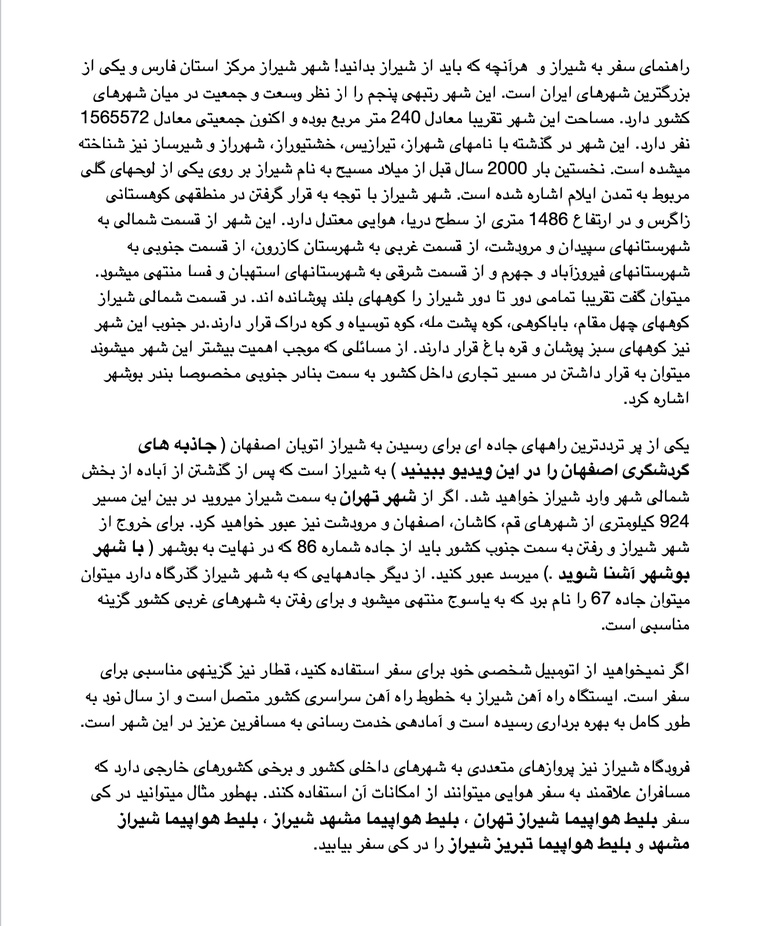
#> input picture 1.jpg, 762 x 926 px, shrunk from 1316 x 1600 before the run
$ python -i Image_segmentation.py   (imports and definitions only)
#> lines starting #> are read from the running program, lines starting #| are printed output that depends on the picture; after the words box and inside, x2 and y2 are one past the last pixel; in counts of white or black regions, pixels touching at a corner belong together
import cv2
from scipy import ndimage
import pytesseract
import numpy as np
from PIL import Image
import os


# [92 lines left out: function Find_Line_Based_on_Pixel_Density, not called in this run]


def Segment(img_file):

#> called with img_file = '1.jpg'
    img = cv2.imread(img_file)
#> img is the input picture: shape (926, 762, 3); mean B, G, R 236.6, 236.6, 236.6

    gray = cv2.cvtColor(img , cv2.COLOR_BGR2GRAY)
    blur = cv2.GaussianBlur(gray, (1, 1), 0)
    ret, threshed_img = cv2.threshold(blur, 127, 255, cv2.THRESH_BINARY)
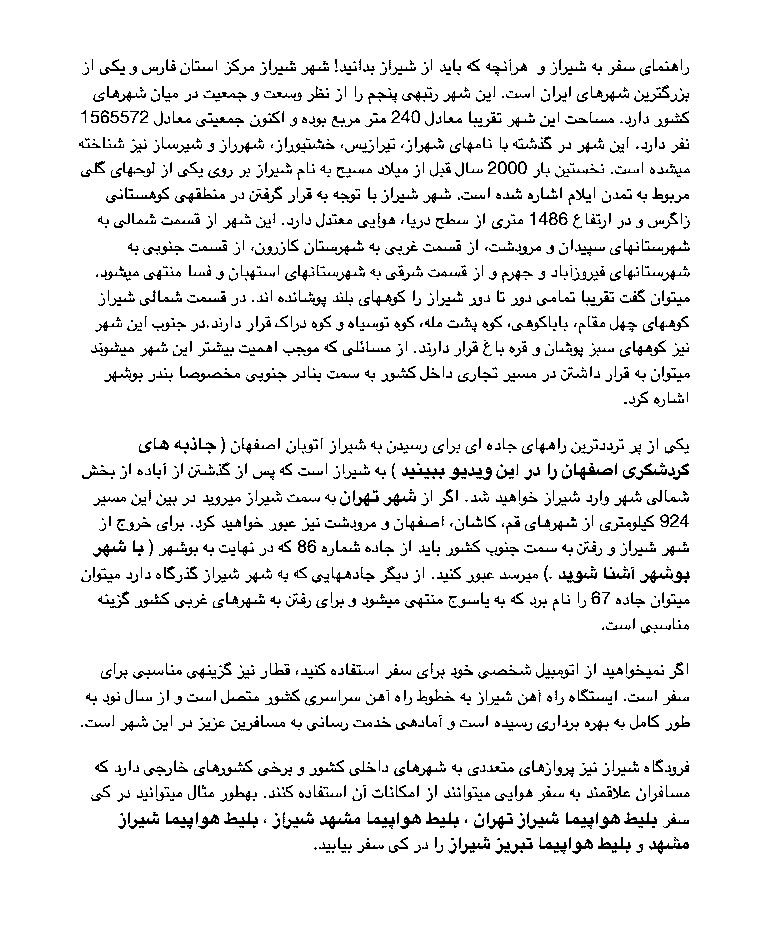
#> threshed_img: shape (926, 762); 93.1% white; black in thin lines or dots, all inside (x1, y1, x2, y2) = (79, 59, 690, 854)
    env = cv2.bitwise_not(threshed_img)
    contour ,_ = cv2.findContours(env , cv2.RETR_EXTERNAL , cv2.CHAIN_APPROX_SIMPLE)
#> contour = 1630 contours, 1198 with area under 20; largest, box (x1, y1, x2, y2) and area: (574, 463, 613, 480) 170, (320, 816, 360, 829) 136, (649, 840, 689, 854) 132, (175, 187, 225, 203) 126, (598, 837, 631, 849) 120
    len_cnt = []
    for cnt in contour:
        if cv2.contourArea(cnt)<(img.shape[0]*img.shape[1]/3):
            len_cnt.append(cv2.contourArea(cnt))
#> this loop made 1630 passes
#> cnt on passes 1, 3, 12: [[348, 851], [348, 852], [349, 852], [349, 851]], [[332, 851], [332, 852], [333, 852], [333, 851]], [[315, 847], [314, 848], [315, 849], [316, 848]]
#> after the loop, len_cnt = 1630 values, max 170.5 at index 754, min 0 at index 97, mean 15.15


    clustering = []
    if len(len_cnt) == 0:
        return 0

    k_pre = min(len_cnt)
#> k_pre = 0
    for x in range(1,11):
        k = (max(len_cnt)-min(len_cnt)) * x / 10
        clustering.append(sum([k_pre <= i < k for i in len_cnt]))
        k_pre = k
#> this loop made 10 passes
#> (k, k_pre) on passes 1 to 10: (17.05, 17.05), (34.1, 34.1), (51.15, 51.15), (68.2, 68.2), (85.25, 85.25), (102.3, 102.3), (119.3, 119.3), (136.4, 136.4), (153.4, 153.4), (170.5, 170.5)
#> after the loop, clustering = [1145, 246, 141, 53, 21, 14, 5, 4, 0, 0]

    # print(clustering)
    def_clustering = [clustering[i-1] - clustering[i] for i in range(1 , len(clustering))]
#> def_clustering = [899, 105, 88, 32, 7, 9, 1, 4, 0]
    thresh = (def_clustering.index(max(def_clustering))+1) * (max(len_cnt)-min(len_cnt))/10
#> thresh = 17.05
    thresh_pre = (def_clustering.index(max(def_clustering))) * (max(len_cnt)-min(len_cnt))/10
#> thresh_pre = 0
    # print (thresh , thresh_pre)
    # print (len(contour),sum(clustering))

    dst_dir = img_file + 'folder' #''.join([i + '_' for i in re.split(r'.jpg', img_file)])
    if not os.path.isdir('./'+ dst_dir):
        print('made dst   : '+ dst_dir)
        os.mkdir(dst_dir)

    count = 0


    detected_segments_direction = []
    contoured_img = threshed_img.copy()
    detected_img = threshed_img.copy()
    for cnt in contour:
        if not thresh_pre< cv2.contourArea(cnt)< thresh:
            count += 1
            x , y, w, h = cv2.boundingRect(cnt)
            segment_img = threshed_img[:,x:x+w]
            detected_img[:,x:x+w] = 0
            img_name = str(count) + '_segment_y1_{}_y2_{}_x1_{}_x2_{}_.jpg'.format(y - (int(h * 3 / 4)),
                                                                                    y + (int(h * 7 / 4)), x,
                                                                                    x + w)

            cv2.imwrite(dst_dir + '/' + img_name, segment_img)

            cv2.imwrite('segments/' + img_name , segment_img)

            detected_segments_direction.append([img_name,[y - (int(h * 3 / 4)),y + (int(h * 7 / 4)), x,x + w]])
            cv2.drawContours(contoured_img, [cnt], 0, 100, 3)
#> this loop made 1630 passes
#> (x, y, w, h) on passes 17, 18, 19, 21, 22, 23, 24, 30, 32, 36, 37, 56: (510, 842, 23, 12), (495, 842, 15, 12), (460, 842, 30, 12), (357, 842, 27, 11), (319, 842, 17, 7), (649, 840, 40, 14), (572, 839, 21, 15), (598, 837, 33, 12), (539, 837, 28, 12), (389, 837, 19, 16), (338, 837, 14, 12), (474, 818, 10, 10)
#> cnt on passes 1, 3, 12, 25, 26, 27: [[348, 851], [348, 852], [349, 852], [349, 851]], [[332, 851], [332, 852], [333, 852], [333, 851]], [[315, 847], [314, 848], [315, 849], [316, 848]], [[526, 838], [527, 839], [530, 839], [530, 838]], [[498, 838], [497, 839], [499, 839], [499, 838]], [[451, 838], [451, 839], [453, 839], [453, 838]]
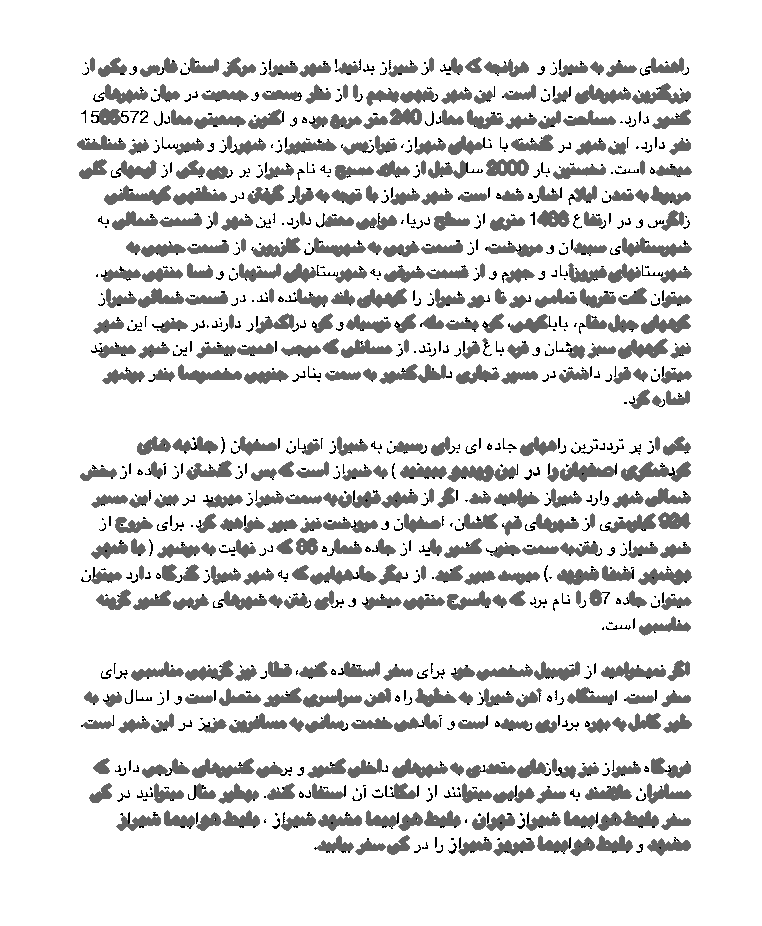
#> contoured_img: shape (926, 762); 14.72% of pixels changed, all inside (x1, y1, x2, y2) = (77, 57, 692, 856)
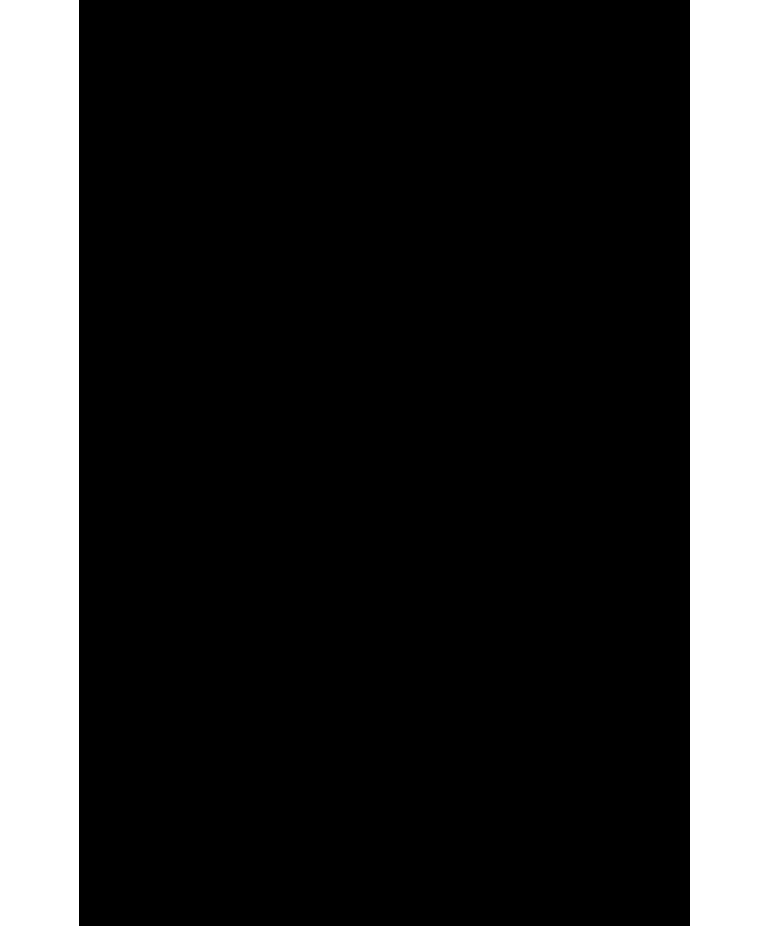
#> detected_img: shape (926, 762); 19.8% white; 2 white regions, box (x1, y1, x2, y2) and area: (0, 0, 79, 926) 73154, (690, 0, 762, 926) 66672
#> after the loop, count = 558; detected_segments_direction = 558 items

    #cv2.imwrite('contoured.jpg', contoured_img)
    # cv2.imwrite('detected.jpg', detected_img)

    return detected_segments_direction

>>> result = Segment('1.jpg')
#> result = 558 items
